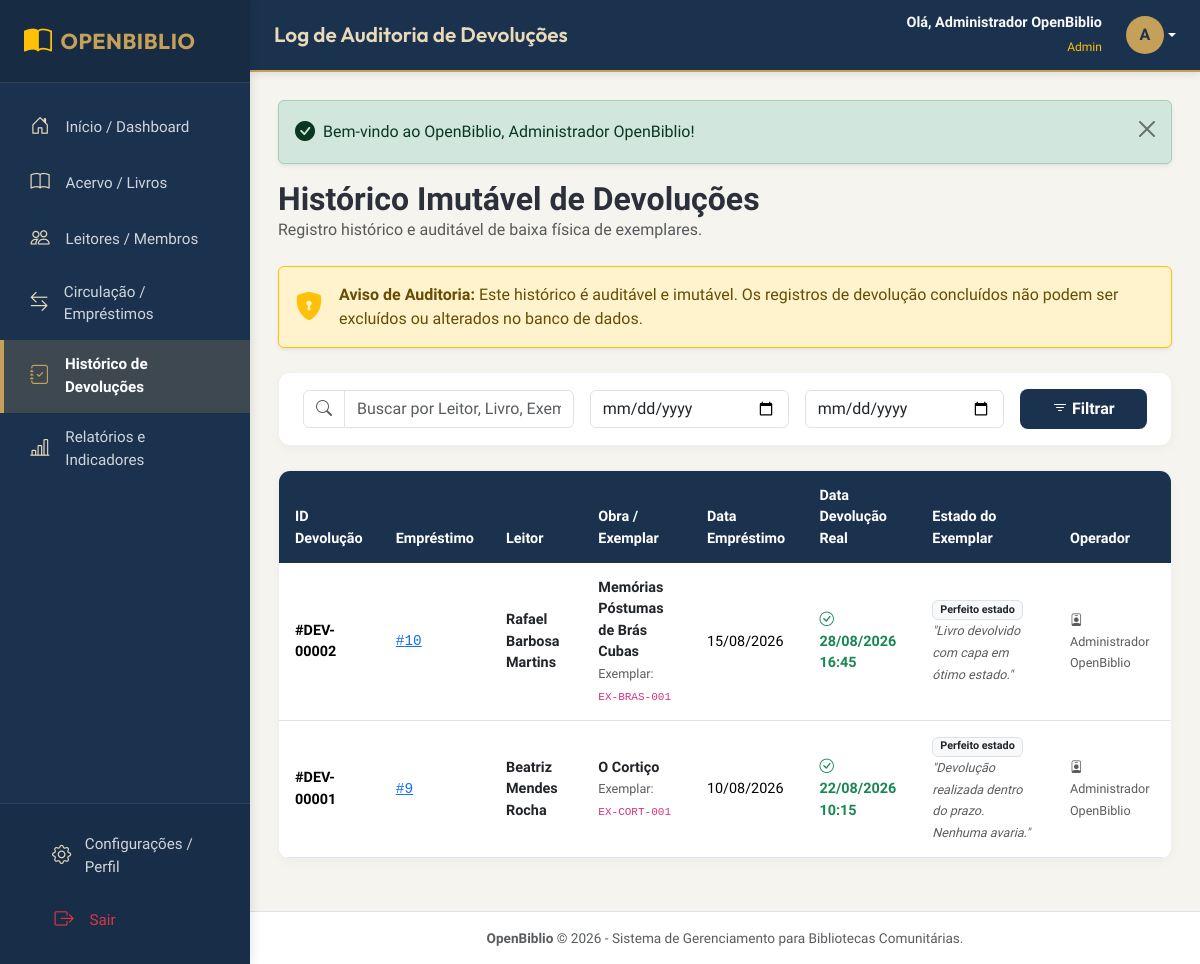
The app's page /devolucoes.php (signed in) with its own data.
### tables this page shows
CREATE TABLE `devolucoes` (
  `id` INT AUTO_INCREMENT PRIMARY KEY,
  `emprestimo_id` INT NOT NULL UNIQUE,
  `usuario_id` INT NOT NULL,
  `data_devolucao_real` DATETIME NOT NULL,
  `estado_exemplar` ENUM('Perfeito estado', 'Pequena avaria', 'Danificado', 'Extraviado', 'Em manutenção') NOT NULL DEFAULT 'Perfeito estado',
  `observacoes` TEXT NULL,
  `criado_em` TIMESTAMP DEFAULT CURRENT_TIMESTAMP,
  CONSTRAINT `fk_devolucoes_emprestimo` FOREIGN KEY (`emprestimo_id`) REFERENCES `emprestimos` (`id`) ON DELETE RESTRICT ON UPDATE CASCADE,
  CONSTRAINT `fk_devolucoes_usuario` FOREIGN KEY (`usuario_id`) REFERENCES `usuarios` (`id`) ON DELETE RESTRICT ON UPDATE CASCADE,
  INDEX `idx_devolucoes_data` (`data_devolucao_real`)
);

CREATE TABLE `leitores` (
  `id` INT AUTO_INCREMENT PRIMARY KEY,
  `nome_completo` VARCHAR(150) NOT NULL,
  `cpf` VARCHAR(14) UNIQUE NULL,
  `email` VARCHAR(150) NULL,
  `telefone` VARCHAR(20) NULL,
  `endereco` TEXT NULL,
  `ativo` TINYINT(1) NOT NULL DEFAULT 1,
  `criado_em` TIMESTAMP DEFAULT CURRENT_TIMESTAMP,
  `atualizado_em` TIMESTAMP DEFAULT CURRENT_TIMESTAMP ON UPDATE CURRENT_TIMESTAMP,
  INDEX `idx_leitores_cpf` (`cpf`),
  INDEX `idx_leitores_nome` (`nome_completo`),
  INDEX `idx_leitores_ativo` (`ativo`)
);

CREATE TABLE `livros` (
  `id` INT AUTO_INCREMENT PRIMARY KEY,
  `titulo` VARCHAR(200) NOT NULL,
  `autor` VARCHAR(150) NOT NULL,
  `isbn` VARCHAR(20) UNIQUE NULL,
  `editora` VARCHAR(100) NULL,
  `ano_publicacao` INT NULL,
  `categoria` VARCHAR(100) NULL,
  `descricao` TEXT NULL,
  `capa` VARCHAR(255) NULL,
  `quantidade_total` INT NOT NULL DEFAULT 0,
  `quantidade_disponivel` INT NOT NULL DEFAULT 0,
  `status` ENUM('Disponível', 'Indisponível') NOT NULL DEFAULT 'Disponível',
  `ativo` TINYINT(1) NOT NULL DEFAULT 1,
  `criado_em` TIMESTAMP DEFAULT CURRENT_TIMESTAMP,
  `atualizado_em` TIMESTAMP DEFAULT CURRENT_TIMESTAMP ON UPDATE CURRENT_TIMESTAMP,
  INDEX `idx_livros_titulo` (`titulo`),
  INDEX `idx_livros_autor` (`autor`),
  INDEX `idx_livros_isbn` (`isbn`),
  INDEX `idx_livros_ativo` (`ativo`)
);

CREATE TABLE `exemplares` (
  `id` INT AUTO_INCREMENT PRIMARY KEY,
  `livro_id` INT NOT NULL,
  `codigo_exemplar` VARCHAR(50) NOT NULL UNIQUE,
  `status` ENUM('Disponível', 'Emprestado', 'Manutenção', 'Inativo') NOT NULL DEFAULT 'Disponível',
  `observacoes` TEXT NULL,
  `criado_em` TIMESTAMP DEFAULT CURRENT_TIMESTAMP,
  CONSTRAINT `fk_exemplares_livro` FOREIGN KEY (`livro_id`) REFERENCES `livros` (`id`) ON DELETE RESTRICT ON UPDATE CASCADE,
  INDEX `idx_exemplares_codigo` (`codigo_exemplar`),
  INDEX `idx_exemplares_status` (`status`)
);

CREATE TABLE `emprestimos` (
  `id` INT AUTO_INCREMENT PRIMARY KEY,
  `leitor_id` INT NOT NULL,
  `livro_id` INT NOT NULL,
  `exemplar_id` INT NOT NULL,
  `usuario_id` INT NOT NULL,
  `data_emprestimo` DATE NOT NULL,
  `data_prevista_devolucao` DATE NOT NULL,
  `data_cancelamento` DATETIME NULL,
  `status` ENUM('Ativo', 'Concluído', 'Cancelado') NOT NULL DEFAULT 'Ativo',
  `observacoes` TEXT NULL,
  `criado_em` TIMESTAMP DEFAULT CURRENT_TIMESTAMP,
  `atualizado_em` TIMESTAMP DEFAULT CURRENT_TIMESTAMP ON UPDATE CURRENT_TIMESTAMP,
  CONSTRAINT `fk_emprestimos_leitor` FOREIGN KEY (`leitor_id`) REFERENCES `leitores` (`id`) ON DELETE RESTRICT ON UPDATE CASCADE,
  CONSTRAINT `fk_emprestimos_livro` FOREIGN KEY (`livro_id`) REFERENCES `livros` (`id`) ON DELETE RESTRICT ON UPDATE CASCADE,
  CONSTRAINT `fk_emprestimos_exemplar` FOREIGN KEY (`exemplar_id`) REFERENCES `exemplares` (`id`) ON DELETE RESTRICT ON UPDATE CASCADE,
  CONSTRAINT `fk_emprestimos_usuario` FOREIGN KEY (`usuario_id`) REFERENCES `usuarios` (`id`) ON DELETE RESTRICT ON UPDATE CASCADE,
  INDEX `idx_emprestimos_status` (`status`),
  INDEX `idx_emprestimos_datas` (`data_emprestimo`, `data_prevista_devolucao`)
);

CREATE TABLE `usuarios` (
  `id` INT AUTO_INCREMENT PRIMARY KEY,
  `nome` VARCHAR(100) NOT NULL,
  `email` VARCHAR(150) NOT NULL UNIQUE,
  `senha` VARCHAR(255) NOT NULL,
  `perfil` ENUM('admin', 'bibliotecario') NOT NULL DEFAULT 'bibliotecario',
  `ativo` TINYINT(1) NOT NULL DEFAULT 1,
  `criado_em` TIMESTAMP DEFAULT CURRENT_TIMESTAMP,
  `atualizado_em` TIMESTAMP DEFAULT CURRENT_TIMESTAMP ON UPDATE CURRENT_TIMESTAMP,
  INDEX `idx_usuarios_email` (`email`)
);

### devolucoes.php (the view, shortened to what this page needs)
<?php
$db = getDBConnection();
$busca = trim($_GET['busca'] ?? '');
$dataInicio = trim($_GET['data_inicio'] ?? '');
$dataFim = trim($_GET['data_fim'] ?? '');
$paginaAtual = max(1, (int)($_GET['pagina'] ?? 1));
$itensPorPagina = 10;
$offset = ($paginaAtual - 1) * $itensPorPagina;
$where = ["1=1"];
$params = [];
$whereSql = implode(" AND ", $where);
$query = "
    SELECT d.*,
           e.data_emprestimo, e.data_prevista_devolucao,
           l.nome_completo AS leitor_nome,
           b.titulo AS livro_titulo,
           ex.codigo_exemplar,
           u.nome AS operador_nome
    FROM devolucoes d
    JOIN emprestimos e ON d.emprestimo_id = e.id
    JOIN leitores l ON e.leitor_id = l.id
    JOIN livros b ON e.livro_id = b.id
    JOIN exemplares ex ON e.exemplar_id = ex.id
    LEFT JOIN usuarios u ON d.usuario_id = u.id
    WHERE {$whereSql}
    ORDER BY d.id DESC
    LIMIT {$itensPorPagina} OFFSET {$offset}
";
$stmtDev = $db->prepare($query);
$stmtDev->execute($params);
$devolucoes = $stmtDev->fetchAll();
include __DIR__ . '/includes/header.php';
?>
<div class="d-flex flex-wrap justify-content-between align-items-center mb-4 gap-3">
    <div>
        <h2 class="font-outfit fw-bold m-0 text-navy">Histórico Imutável de Devoluções</h2>
        <p class="text-muted m-0">Registro histórico e auditável de baixa física de exemplares.</p>
    </div>
</div>
<div class="alert alert-warning d-flex align-items-center mb-4 shadow-sm border-warning" role="alert">
    <i class="bi text-warning fs-3 me-3 bi-shield-lock-fill"></i>
    <div>
        <strong>Aviso de Auditoria:</strong> Este histórico é auditável e imutável. Os registros de devolução concluídos não podem ser excluídos ou alterados no banco de dados.
    </div>
</div>
<div class="card-ob mb-4">
    <div class="card-ob-body py-3">
        <form method="GET" action="devolucoes.php" class="row g-3 align-items-center">
            <div class="col-md-4">
                <div class="input-group">
                    <span class="input-group-text bg-white"><i class="bi bi-search text-muted"></i></span>
                    <input type="text" name="busca" class="form-control" placeholder="Buscar por Leitor, Livro, Exemplar ou ID..." value="<?= htmlspecialchars($busca) ?>">
                </div>
            </div>
            <div class="col-md-3">
                <input type="date" name="data_inicio" class="form-control" value="<?= htmlspecialchars($dataInicio) ?>" placeholder="Data Inicial">
            </div>
            <div class="col-md-3">
                <input type="date" name="data_fim" class="form-control" value="<?= htmlspecialchars($dataFim) ?>" placeholder="Data Final">
            </div>
            <div class="col-md-2">
                <button type="submit" class="btn btn-navy w-100"><i class="bi bi-filter"></i> Filtrar</button>
            </div>
        </form>
    </div>
</div>
<div class="card-ob">
    <div class="card-ob-body p-0">
        <div class="table-responsive">
            <table class="table table-hover table-ob mb-0 align-middle">
                <thead>
                    <tr>
                        <th>ID Devolução</th>
                        <th>Empréstimo</th>
                        <th>Leitor</th>
                        <th>Obra / Exemplar</th>
                        <th>Data Empréstimo</th>
                        <th>Data Devolução Real</th>
                        <th>Estado do Exemplar</th>
                        <th>Operador</th>
                    </tr>
                </thead>
                <tbody>
                    <?php if (empty($devolucoes)): ?>
                        <tr>
                            <td colspan="8" class="text-center text-muted py-4">Nenhum registro de devolução encontrado.</td>
                        </tr>
                    <?php else: ?>
                        <?php foreach ($devolucoes as $dev): ?>
                            <tr>
                                <td><strong>#DEV-<?= sprintf('%05d', $dev['id']) ?></strong></td>
                                <td><a href="recibo.php?id=<?= $dev['emprestimo_id'] ?>" class="text-navy font-monospace">#<?= $dev['emprestimo_id'] ?></a></td>
                                <td>
                                    <div class="fw-bold text-dark"><?= htmlspecialchars($dev['leitor_nome']) ?></div>
                                </td>
                                <td>
                                    <div class="fw-semibold text-dark"><?= htmlspecialchars($dev['livro_titulo']) ?></div>
                                    <small class="text-muted">Exemplar: <code><?= htmlspecialchars($dev['codigo_exemplar']) ?></code></small>
                                </td>
                                <td><?= date('d/m/Y', strtotime($dev['data_emprestimo'])) ?></td>
                                <td>
                                    <strong class="text-success"><i class="bi bi-check-circle me-1"></i><?= date('d/m/Y H:i', strtotime($dev['data_devolucao_real'])) ?></strong>
                                </td>
                                <td>
                                    <span class="badge bg-light text-dark border">
                                        <?= htmlspecialchars($dev['estado_exemplar']) ?>
                                    </span>
                                    <?php if (!empty($dev['observacoes'])): ?>
                                        <br><small class="text-muted"><em>"<?= htmlspecialchars($dev['observacoes']) ?>"</em></small>
                                    <?php endif; ?>
                                </td>
                                <td>
                                    <small class="text-muted"><i class="bi bi-person-badge me-1"></i><?= htmlspecialchars($dev['operador_nome'] ?: 'Sistema') ?></small>
                                </td>
                            </tr>
                        <?php endforeach; ?>
                    <?php endif; ?>
                </tbody>
            </table>
        </div>
    </div>
</div>
<?php include __DIR__ . '/includes/footer.php'; ?>

### css/style.css (style rules this page uses)
:root { --ob-navy-dark: #1b324f; --ob-navy-medium: #24426b; --ob-navy-light: #2d5284; --ob-gold-primary: #c5a059; --ob-gold-hover: #b38d44; --ob-gold-light: #e8d9b8; --ob-gold-bg: #f8f4ec; --ob-bg-main: #f5f4ef; --ob-bg-card: #ffffff; --ob-text-main: #2b303a; --ob-text-muted: #6c757d; --ob-border-color: #e2e8f0; --ob-success: #10b981; --ob-danger: #ef4444; --ob-warning: #f59e0b; --ob-info: #3b82f6; --sidebar-width: 250px; }
body { font-family: 'Plus Jakarta Sans', 'Outfit', system-ui, -apple-system, sans-serif; background-color: var(--ob-bg-main); color: var(--ob-text-main); margin: 0; padding: 0; min-height: 100vh; overflow-x: hidden; }
.card-ob { background: var(--ob-bg-card); border: 1px solid rgba(0,0,0,0.06); border-radius: 12px; box-shadow: 0 4px 12px rgba(0, 0, 0, 0.03); margin-bottom: 1.5rem; overflow: hidden; transition: transform 0.2s ease, box-shadow 0.2s ease; }
.card-ob-body { padding: 1.5rem; }
.btn-navy { background-color: var(--ob-navy-dark); color: #ffffff; border: none; font-weight: 600; padding: 0.5rem 1.2rem; border-radius: 8px; transition: all 0.2s ease; }
.table-ob { background: #ffffff; border-radius: 8px; overflow: hidden; }
.table-ob th { background-color: var(--ob-navy-dark); color: #ffffff; font-weight: 600; font-size: 0.9rem; border: none; padding: 0.85rem 1rem; }
.table-ob td { vertical-align: middle; padding: 0.85rem 1rem; font-size: 0.9rem; }

### records on screen
devolucoes: id "00002", emprestimo "10", leitores.nome_completo "Rafael Barbosa Martins", livros.titulo "Memórias Póstumas de Brás Cubas", exemplares.codigo_exemplar "EX-BRAS-001", emprestimo.data_emprestimo "15/08/2026", data_devolucao_real "28/08/2026 16:45", estado_exemplar "Perfeito estado", observacoes "Livro devolvido com capa em ótimo estado.", usuario.nome "Administrador OpenBiblio"
devolucoes: id "00001", emprestimo "9", leitores.nome_completo "Beatriz Mendes Rocha", livros.titulo "O Cortiço", exemplares.codigo_exemplar "EX-CORT-001", emprestimo.data_emprestimo "10/08/2026", data_devolucao_real "22/08/2026 10:15", estado_exemplar "Perfeito estado", observacoes "Devolução realizada dentro do prazo. Nenhuma avaria.", usuario.nome "Administrador OpenBiblio"

### other values on screen
$pageHeaderTitle "Log de Auditoria de Devoluções"
$user['nome'] "Administrador OpenBiblio"
$user['perfil'] "Admin"
substr($user['nome'] ?? 'A', 0, 1) "A"
$msg['message'] "Bem-vindo ao OpenBiblio, Administrador OpenBiblio!"
